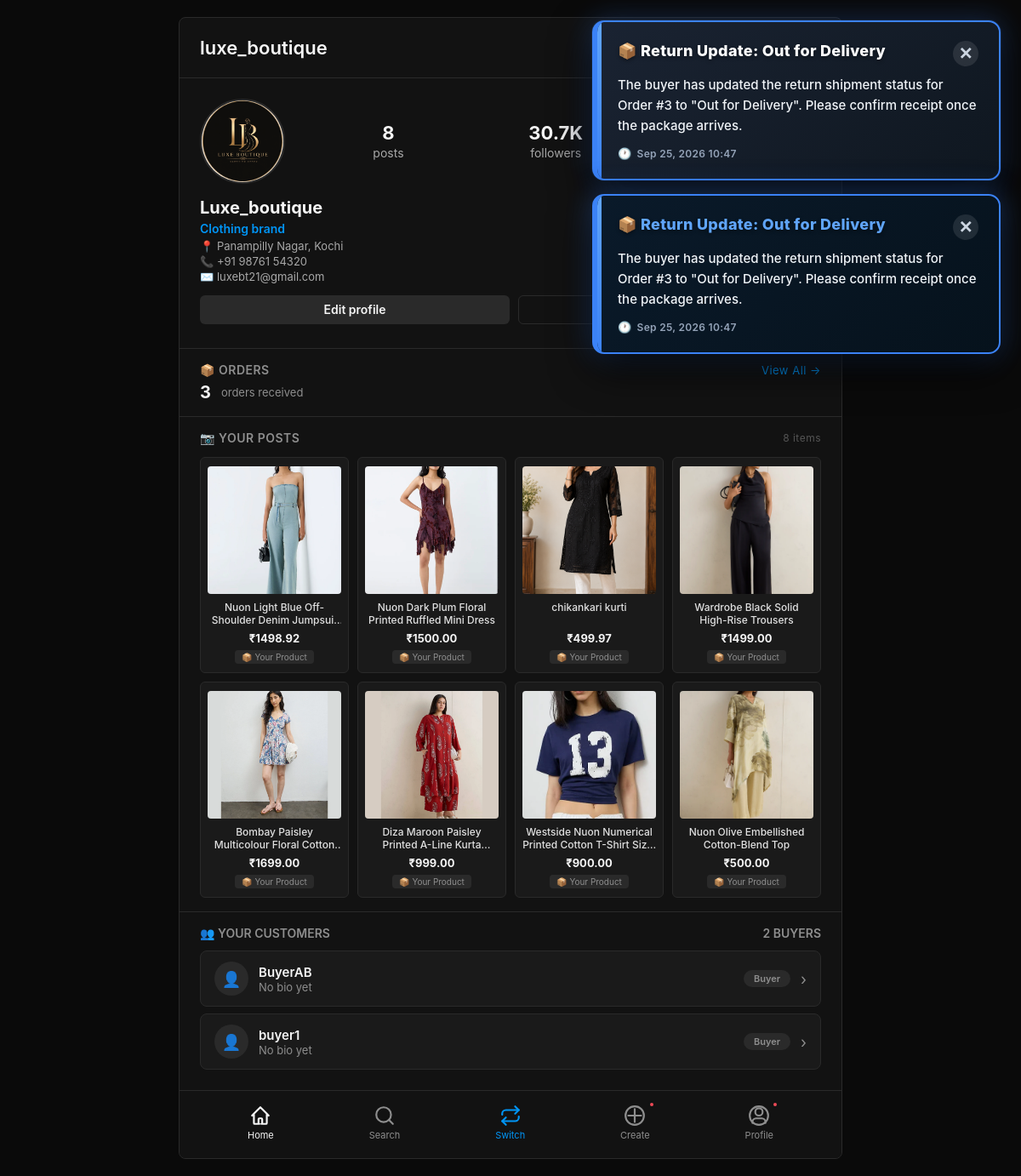
Screenshot of /seller-dashboard/ (signed in) with the database file from the repository.
### shop/models.py (models this page shows, shortened)
class User(AbstractUser):
    ROLE_CHOICES = (
        ('buyer', 'Buyer'),
        ('seller', 'Seller'),
    )
    role = models.CharField(max_length=10, choices=ROLE_CHOICES, default='buyer')
    profile_picture = models.ImageField(upload_to='profiles/', blank=True, null=True)
    bio = models.TextField(blank=True, null=True)
    website = models.URLField(blank=True, null=True)
    business_category = models.CharField(max_length=100, blank=True, null=True)
    location = models.CharField(max_length=200, blank=True, null=True)
    phone = models.CharField(max_length=20, blank=True, null=True)

class Product(models.Model):
    seller = models.ForeignKey(User, on_delete=models.CASCADE, related_name='products')
    name = models.CharField(max_length=200)
    description = models.TextField()
    price = models.DecimalField(max_digits=10, decimal_places=2)
    original_price = models.DecimalField(max_digits=10, decimal_places=2, blank=True, null=True)
    category = models.CharField(max_length=50, default='Clothing')
    image = models.ImageField(upload_to='products/', blank=True, null=True)
    created_at = models.DateTimeField(auto_now_add=True)

### shop/views.py (the view)
# urls.py: path('seller-dashboard/', views.seller_dashboard, name='seller_dashboard'),
@login_required(login_url='login')
def seller_dashboard(request):
    user = request.user
    products = Product.objects.filter(seller=user).order_by('-created_at')
    orders_count = Order.objects.filter(seller=user).count()
    customers = User.objects.filter(
        role='buyer'
    ).exclude(
        is_superuser=True
    ).exclude(
        is_staff=True
    ).exclude(
        username__in=['admin', 'Administrator', 'root']
    ).order_by('-date_joined')
    context = {
        'user': user,
        'products': products,
        'customers': customers,
        'orders_count': orders_count,
    }
    return render(request, 'shop/seller_dashboard.html', context)

### shop/context_processors.py (called while the page is built)
def switchable_accounts(request):
    if not request.user.is_authenticated:
        return {'switchable_accounts': []}
    raw = request.COOKIES.get(COOKIE_NAME, '')
    try:
        ids = signing.loads(raw, salt=COOKIE_SALT) if raw else []
        if not isinstance(ids, list):
            ids = []
    except Exception:
        ids = []
    other_ids = [uid for uid in ids if uid != request.user.id]
    users = User.objects.filter(id__in=other_ids)
    return {'switchable_accounts': users}

### shop/templates/shop/seller_dashboard.html (shortened to what this page needs)
{% load static %}
<!DOCTYPE html>
<html>
<head>
</head>
<body>
    <div class="phone-frame">
        <div class="top-nav">
            <span class="account-name">{{ user.username }}</span>
            <div class="top-nav-actions">
                <a href="{% url 'add_product' %}" class="plus-btn" title="Add Post">+</a>
                <a href="{% url 'logout' %}" class="logout-link">Logout</a>
            </div>
        </div>
        <div class="profile-header">
            <div class="profile-row">
                {% if user.profile_picture %}
                    <img src="{{ user.profile_picture.url }}" alt="{{ user.username }}" class="profile-pic">
                {% else %}
                    <div class="profile-pic-placeholder">📸</div>
                {% endif %}
                <div class="profile-stats">
                    <div class="stat">
                        <strong>{{ products|length }}</strong>
                        <span>posts</span>
                    </div>
                    <div class="stat">
                        <strong>30.7K</strong>
                        <span>followers</span>
                    </div>
                    <div class="stat">
                        <strong>46</strong>
                        <span>following</span>
                    </div>
                </div>
            </div>
            <div class="profile-info">
                <div class="display-name">{{ user.username|capfirst }}</div>
                {% if user.business_category %}
                    <div class="category">{{ user.business_category }}</div>
                {% endif %}
                {% if user.location %}
                    <div class="address">📍 {{ user.location }}</div>
                {% endif %}
                {% if user.phone %}
                    <div class="phone">📞 {{ user.phone }}</div>
                {% endif %}
                {% if user.email %}
                    <div class="email">✉️ {{ user.email }}</div>
                {% endif %}
            </div>
            <div class="action-buttons">
                <span class="btn-edit-profile">Edit profile</span>
                <button class="btn-share-profile" onclick="shareProfile()">Share profile</button>
            </div>
        </div>
        <div class="orders-section">
            <div class="section-title">
                📦 Orders
                <a href="{% url 'seller_orders' %}">View All →</a>
            </div>
            <div style="display: flex; align-items: center; gap: 12px; margin-top: 6px;">
                <span class="order-count">{{ orders_count }}</span>
                <span style="color: #8e8e8e; font-size: 13px;">order{{ orders_count|pluralize }} received</span>
            </div>
        </div>
        <div class="posts-section">
            <div class="section-title">
                📷 Your Posts
                <span>{{ products|length }} items</span>
            </div>
            <div class="product-grid">
                {% if products %}
                    {% for product in products %}
                    <a href="{% url 'product_detail' product.id %}" class="product-link">
                        <div class="product-card">
                            {% if product.image %}
                                <img src="{{ product.image.url }}" alt="{{ product.name }}">
                            {% else %}
                                <div class="no-img">📷 No Image</div>
                            {% endif %}
                            <div class="product-name">{{ product.name }}</div>
                            <div class="price-row">
                                <span class="product-price">₹{{ product.price }}</span>
                            </div>
                            <span class="seller-label">📦 Your Product</span>
                        </div>
                    </a>
                    {% endfor %}
                {% else %}
                    <div class="no-products">No products available yet. Tap the <strong>+</strong> button to add your first product!</div>
                {% endif %}
            </div>
        </div>
        <div class="customers-section">
            <div class="section-title">
                👥 Your Customers
                <span class="count">{{ customers|length }} buyers</span>
            </div>
            {% if customers %}
                {% for customer in customers %}
                <a href="{% url 'seller_view_buyer_dashboard' customer.id %}" class="customer-card">
                    {% if customer.profile_picture %}
                        <img src="{{ customer.profile_picture.url }}" alt="{{ customer.username }}" class="customer-pic">
                    {% else %}
                        <div class="customer-pic-placeholder">👤</div>
                    {% endif %}
                    <div class="customer-info">
                        <div class="customer-name">{{ customer.username }}</div>
                        <div class="customer-desc">
                            {% if customer.bio %}
                                {{ customer.bio|truncatechars:40 }}
                            {% else %}
                                No bio yet
                            {% endif %}
                        </div>
                    </div>
                    <span class="customer-badge">Buyer</span>
                    <span class="customer-arrow">›</span>
                </a>
                {% endfor %}
            {% else %}
                <div class="no-customers">No buyers registered yet.</div>
            {% endif %}
        </div>
        <div class="bottom-nav">
            <a href="#" class="nav-item active">
                <svg viewBox="0 0 24 24">
                    <path d="M3 12l2-2m0 0l7-7 7 7M5 10v10a1 1 0 001 1h3m10-11l2 2m-2-2v10a1 1 0 01-1 1h-3m-4 0a1 1 0 01-1-1v-4a1 1 0 011-1h2a1 1 0 011 1v4a1 1 0 01-1 1"/>
                </svg>
                <span class="label">Home</span>
            </a>
            <a href="#" class="nav-item" onclick="showToast('🔍 Search coming soon!')">
                <svg viewBox="0 0 24 24">
                    <circle cx="11" cy="11" r="8"/>
                    <path d="M21 21l-4.35-4.35"/>
                </svg>
                <span class="label">Search</span>
            </a>
            <a href="{% url 'switch_account' %}" class="nav-item switch-item" title="Switch Account">
                <svg viewBox="0 0 24 24">
                    <path d="M17 2l4 4-4 4"/>
                    <path d="M3 11v-1a4 4 0 014-4h14"/>
                    <path d="M7 22l-4-4 4-4"/>
                    <path d="M21 13v1a4 4 0 01-4 4H3"/>
                </svg>
                <span class="label">Switch</span>
            </a>
            <a href="#" class="nav-item" onclick="showToast('✏️ Create post coming soon!')">
                <svg viewBox="0 0 24 24">
                    <path d="M12 5v14M5 12h14"/>
                    <circle cx="12" cy="12" r="10"/>
                </svg>
                <span class="badge"></span>
                <span class="label">Create</span>
            </a>
            <a href="#" class="nav-item" onclick="showToast('👤 Profile')">
                <svg viewBox="0 0 24 24">
                    <circle cx="12" cy="12" r="10"/>
                    <circle cx="12" cy="8" r="4"/>
                    <path d="M5 20v-1a4 4 0 014-4h6a4 4 0 014 4v1"/>
                </svg>
                <span class="badge"></span>
                <span class="label">Profile</span>
            </a>
        </div>
    </div>
    <div id="notification-popup" class="notification-popup"></div>
</body>
</html>

### rows the page displays
User: username "luxe_boutique", profile_picture (picture), username "Luxe_boutique", business_category "Clothing brand", location "Panampilly Nagar, Kochi", phone "+91 98761 54320", email "luxebt21@gmail.com"
Product: image (picture), name "Nuon Light Blue Off-Shoulder Denim…", price "1498.92"
Product: image (picture), name "Nuon Dark Plum Floral Printed Ruffled Mini Dress", price "1500.00"
Product: image (picture), name "chikankari kurti", price "499.97"
Product: image (picture), name "Wardrobe Black Solid High-Rise Trousers", price "1499.00"
Product: image (picture), name "Bombay Paisley Multicolour Floral…", price "1699.00"
Product: image (picture), name "Diza Maroon Paisley Printed A-Line…", price "999.00"
Product: image (picture), name "Westside Nuon Numerical Printed Cotton T-Shirt…", price "900.00"
Product: image (picture), name "Nuon Olive Embellished Cotton-Blend Top", price "500.00"
User: username "BuyerAB", shows "No bio yet"
User: username "buyer1", bio "No bio yet"

### other values shown
{{ products|length }} "8"
{{ orders_count }} "3"
{{ customers|length }} "2"
